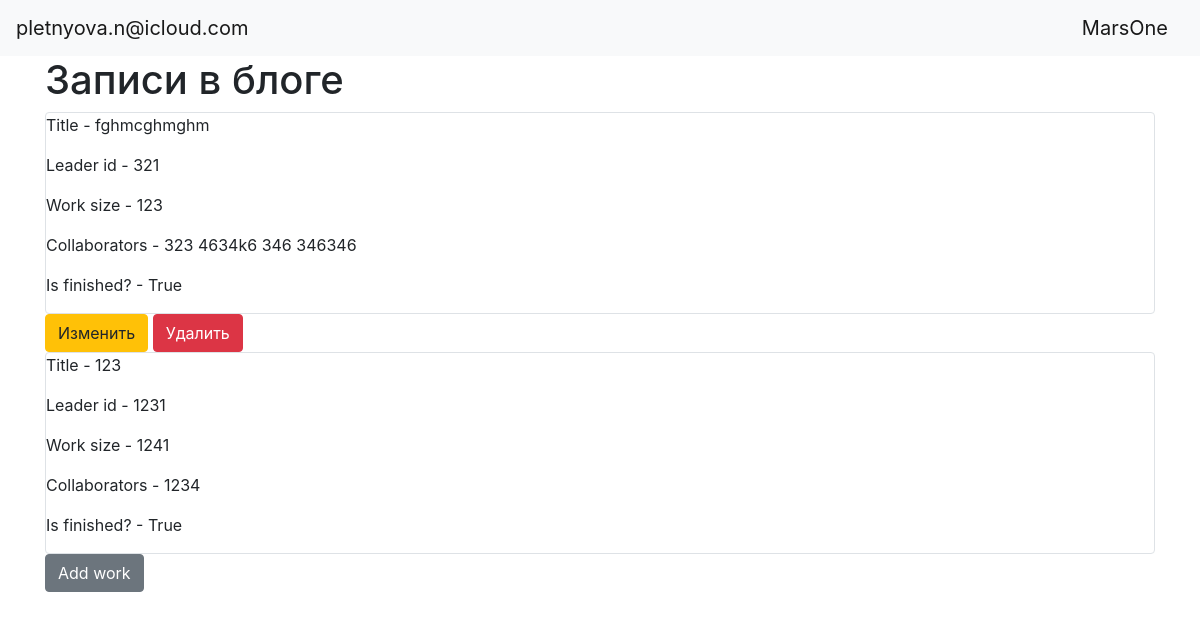
The page / (signed in) on the database its author committed.
### data/users.py (models this page shows, shortened)
class User(SqlAlchemyBase, UserMixin):
    __tablename__ = 'users'
    id = sqlalchemy.Column(sqlalchemy.Integer,
                           primary_key=True, autoincrement=True)
    name = sqlalchemy.Column(sqlalchemy.String, nullable=True)
    surname = sqlalchemy.Column(sqlalchemy.String, nullable=True)
    age = sqlalchemy.Column(sqlalchemy.Integer, nullable=True)
    position = sqlalchemy.Column(sqlalchemy.String, nullable=True)
    speciality = sqlalchemy.Column(sqlalchemy.String, nullable=True)
    address = sqlalchemy.Column(sqlalchemy.String, nullable=True)
    email = sqlalchemy.Column(sqlalchemy.String,
                              index=True, unique=True, nullable=True)
    hashed_password = sqlalchemy.Column(sqlalchemy.String, nullable=True)
    created_date = sqlalchemy.Column(sqlalchemy.DateTime,
                                     default=datetime.datetime.now)
    news = orm.relationship('News', back_populates='user')
    works = orm.relationship('Works', back_populates='user')

### data/works.py (models this page shows)
class Works(SqlAlchemyBase):
    __tablename__ = 'works'
    id = sqlalchemy.Column(sqlalchemy.Integer,
                           primary_key=True, autoincrement=True)
    title = sqlalchemy.Column(sqlalchemy.String, nullable=True)
    leader_id = sqlalchemy.Column(sqlalchemy.Integer, nullable=True)
    work_size = sqlalchemy.Column(sqlalchemy.Integer, nullable=True)
    collaborators = sqlalchemy.Column(sqlalchemy.String, nullable=True)
    is_finished = sqlalchemy.Column(sqlalchemy.Boolean, default=True)
    user_id = sqlalchemy.Column(sqlalchemy.Integer,
                                sqlalchemy.ForeignKey("users.id"))
    user = orm.relationship('User')

### main.py (the view)
@app.route("/")
def index():
    db_sess = db_session.create_session()
    works = db_sess.query(Works)
    return render_template("index.html", news=works)

### data/db_session.py (called while the page is built)
def create_session() -> Session:
    global __factory
    if __factory:
        return __factory()

### main.py (called while the page is built)
@login_manager.user_loader
def load_user(user_id):
    db_sess = db_session.create_session()
    return db_sess.query(User).get(user_id)

### templates/index.html
{% extends "base.html" %}
{% block content %}
    <h1>Записи в блоге</h1>
    {% for item in news %}
        <div class="col-md6 border rounded">
            <p>Title - {{ item.title }}</p>
            <p>Leader id - {{ item.leader_id }}</p>
            <p>Work size - {{ item.work_size }}</p>
            <p>Collaborators - {{ item.collaborators }}</p>
            <p>Is finished? - {{ item.is_finished }}</p>
        </div>
        {% if current_user.is_authenticated and current_user == item.user %}
            <div>
                <a href="/news/{{ item.id }}" class="btn btn-warning">
                    Изменить
                </a>
                <a href="/news_delete/{{ item.id }}" class="btn btn-danger">
                    Удалить
                </a>
            </div>
        {% endif %}
    {% endfor %}
    {% if current_user.is_authenticated %}
        <a href="work" class="btn btn-secondary">Add work</a>
    {% endif %}
{% endblock %}

### templates/base.html (shortened to what this page needs)
<!doctype html>
<html lang="ru">
<head>
    <link rel="stylesheet"
          href="https://stackpath.bootstrapcdn.com/bootstrap/4.4.1/css/bootstrap.min.css"
>
</head>
<body>
<header>
    <nav class="navbar navbar-light bg-light">
        {% if current_user.is_authenticated %}
            <a class="navbar-brand" href="/logout">{{ current_user.name }}</a>
        {% else %}
            <p>
                <a class="btn btn-primary " href="/register">Зарегистрироваться</a>
                <a class="btn btn-success" href="/login">Войти</a>
            </p>
        {% endif %}
        <a class="navbar-brand" href="#">MarsOne</a>
    </nav>
</header>
<main role="main" class="container">
    {% block content %}{% endblock %}
</main>
</body>
</html>

### rows shown on the page
User: name "pletnyova.n@icloud.com"
Works: title "fghmcghmghm", leader_id "321", work_size "123", collaborators "323 4634k6 346 346346", is_finished "True"
Works: title "123", leader_id "1231", work_size "1241", collaborators "1234", is_finished "True"
